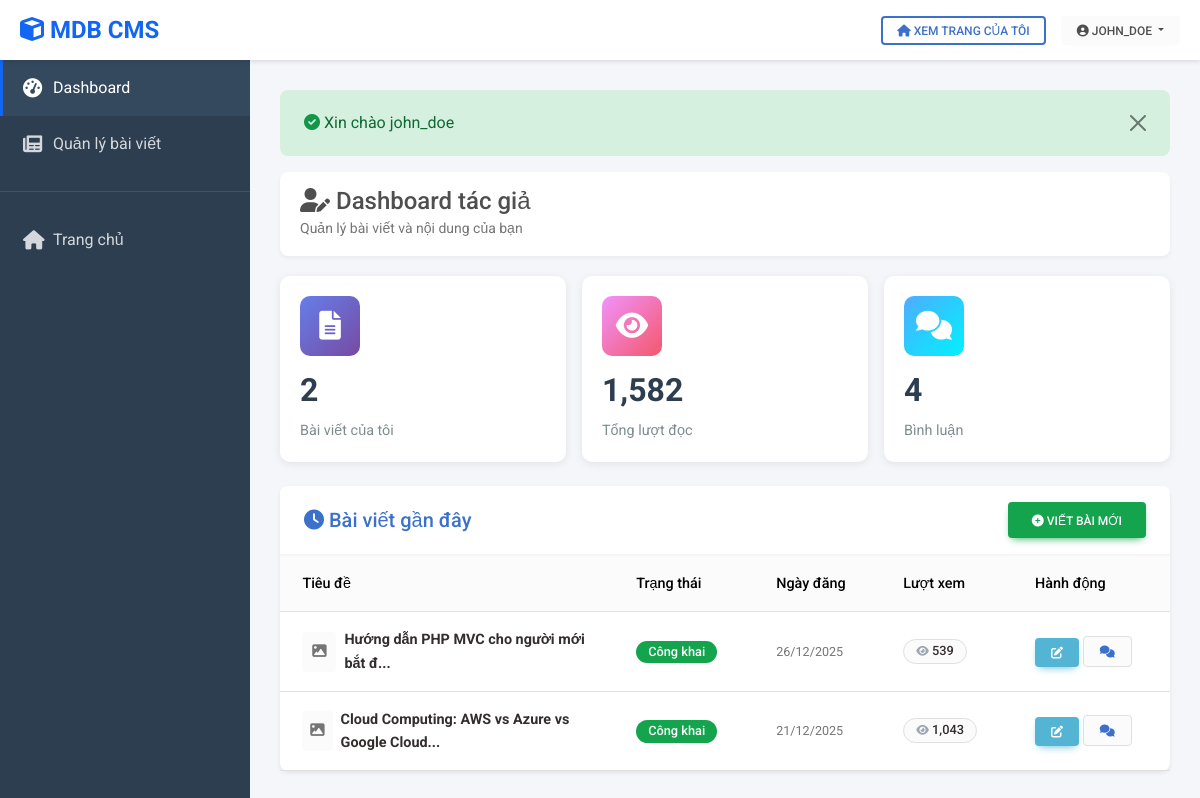
The app's page /dashboard.php (signed in) with its own data.
### tables this page shows
CREATE TABLE posts (
  id INT AUTO_INCREMENT PRIMARY KEY,
  category_id INT DEFAULT NULL,
  title VARCHAR(255) NOT NULL,
  slug VARCHAR(255) NOT NULL,
  image VARCHAR(255) DEFAULT NULL,
  content TEXT NOT NULL,
  excerpt VARCHAR(500) DEFAULT NULL,
  author INT NOT NULL,
  date DATETIME DEFAULT CURRENT_TIMESTAMP,
  views INT DEFAULT 0,
  status VARCHAR(20) NOT NULL DEFAULT 'publish',
  created_at DATETIME DEFAULT CURRENT_TIMESTAMP,
  updated_at DATETIME DEFAULT CURRENT_TIMESTAMP ON UPDATE CURRENT_TIMESTAMP,
  
  FOREIGN KEY (author) REFERENCES users(id) ON DELETE CASCADE,
  FOREIGN KEY (category_id) REFERENCES categories(id) ON DELETE SET NULL,
  
  INDEX idx_author (author),
  INDEX idx_category (category_id),
  INDEX idx_date (date),
  INDEX idx_status (status),
  INDEX idx_slug (slug),
  FULLTEXT INDEX idx_search (title, content)
);

### support/View.php (called while the page is built, shortened)
<?php
class View
{
    public static function renderAdmin($template, $data = [])
    {
        $viewPath = __DIR__ . '/../views/' . $template . '.php';
        extract($data);
        require __DIR__ . '/../views/layout/admin_header.php';
        require $viewPath;
        require __DIR__ . '/../views/layout/admin_footer.php';
    }
}

### controllers/BaseController.php (called while the page is built, shortened)
<?php
abstract class BaseController
{
    public function __construct($pdo)
    {
        $this->pdo = $pdo;
    }
    protected function renderAdmin($template, $data = [])
    {
        View::renderAdmin($template, $data);
    }
}

### public/dashboard.php (called while the page is built, shortened)
<?php
require __DIR__ . '/../config/app.php';
$controller = new DashboardController($pdo);
$controller->index();

### support/Auth.php (called while the page is built, shortened)
<?php
class Auth
{
    public static function user()
    {
        return $_SESSION['user'] ?? null;
    }
}

### views/dashboard/user.php (the view, shortened to what this page needs)
<div class="admin-breadcrumb">
    <h4 class="mb-0"><i class="fas fa-user-edit"></i> Dashboard tác giả</h4>
    <small class="text-muted">Quản lý bài viết và nội dung của bạn</small>
</div>
<div class="row g-3 mb-4">
    <div class="col-md-4">
        <div class="stat-card blue">
            <div class="icon">
                <i class="fas fa-file-alt"></i>
            </div>
            <h3><?php echo number_format($stats['my_posts_count']); ?></h3>
            <p>Bài viết của tôi</p>
        </div>
    </div>
    <div class="col-md-4">
        <div class="stat-card green">
            <div class="icon">
                <i class="fas fa-eye"></i>
            </div>
            <h3><?php echo number_format($stats['my_total_views']); ?></h3>
            <p>Tổng lượt đọc</p>
        </div>
    </div>
    <div class="col-md-4">
        <div class="stat-card orange">
            <div class="icon">
                <i class="fas fa-comments"></i>
            </div>
            <h3><?php echo number_format($stats['my_comments_count']); ?></h3>
            <p>Bình luận</p>
        </div>
    </div>
</div>
<div class="row g-3">
    <div class="col-lg-12">
        <div class="card shadow-sm">
            <div class="card-header bg-white py-3 d-flex justify-content-between align-items-center">
                <h5 class="mb-0 text-primary"><i class="fas fa-clock"></i> Bài viết gần đây</h5>
                <a href="posts_add.php" class="btn btn-success">
                    <i class="fas fa-plus-circle"></i> Viết bài mới
                </a>
            </div>
            <div class="card-body p-0">
                <div class="table-responsive">
                    <table class="table table-hover mb-0 align-middle">
                        <thead class="table-light">
                            <tr>
                                <th>Tiêu đề</th>
                                <th>Trạng thái</th>
                                <th>Ngày đăng</th>
                                <th>Lượt xem</th>
                                <th>Hành động</th>
                            </tr>
                        </thead>
                        <tbody>
                            <?php if (!empty($stats['recent_posts'])): ?>
                                <?php foreach ($stats['recent_posts'] as $post): ?>
                                    <tr>
                                        <td style="max-width: 300px;">
                                            <div class="d-flex align-items-center">
                                                <?php if (!empty($post['image'])): ?>
                                                    <img src="<?php echo htmlspecialchars($post['image']); ?>" alt=""
                                                        class="rounded me-2" style="width: 40px; height: 40px; object-fit: cover;">
                                                <?php else: ?>
                                                    <div class="rounded me-2 bg-light d-flex align-items-center justify-content-center"
                                                        style="width: 40px; height: 40px;">
                                                        <i class="fas fa-image text-muted"></i>
                                                    </div>
                                                <?php endif; ?>
                                                <div>
                                                    <a href="posts_edit.php?id=<?php echo $post['id']; ?>"
                                                        class="fw-bold text-dark text-decoration-none">
                                                        <?php echo htmlspecialchars(substr($post['title'], 0, 50)); ?>...
                                                    </a>
                                                </div>
                                            </div>
                                        </td>
                                        <td>
                                            <?php if (($post['status'] ?? 'publish') === 'publish'): ?>
                                                <span class="badge bg-success">Công khai</span>
                                            <?php else: ?>
                                                <span class="badge bg-secondary">Riêng tư</span>
                                            <?php endif; ?>
                                        </td>
                                        <td>
                                            <small
                                                class="text-muted"><?php echo date('d/m/Y', strtotime($post['date'])); ?></small>
                                        </td>
                                        <td>
                                            <span class="badge bg-light text-dark border">
                                                <i class="fas fa-eye small text-secondary"></i>
                                                <?php echo number_format($post['views']); ?>
                                            </span>
                                        </td>
                                        <td>
                                            <a href="posts_edit.php?id=<?php echo $post['id']; ?>"
                                                class="btn btn-sm btn-info text-white" title="Sửa">
                                                <i class="fas fa-edit"></i>
                                            </a>
                                            <a href="post_comments.php?id=<?php echo $post['id']; ?>"
                                                class="btn btn-sm btn-light border" title="Xem bình luận">
                                                <i class="fas fa-comments text-primary"></i>
                                            </a>
                                        </td>
                                    </tr>
                                <?php endforeach; ?>
                            <?php endif; ?>
                        </tbody>
                    </table>
                </div>
            </div>
        </div>
    </div>
</div>

### views/layout/admin_header.php (style rules this page uses)
:root { --sidebar-width: 250px; --header-height: 60px; --primary-color: #1266f1; --sidebar-bg: #2c3e50; --sidebar-hover: #34495e; }
body { background: #f4f6f9; }
.admin-breadcrumb { background: white; padding: 15px 20px; border-radius: 8px; margin-bottom: 20px; box-shadow: 0 2px 4px rgba(0, 0, 0, 0.05); }
.stat-card { background: white; border-radius: 10px; padding: 20px; box-shadow: 0 2px 8px rgba(0, 0, 0, 0.08); transition: transform 0.3s, box-shadow 0.3s; }
.stat-card .icon { width: 60px; height: 60px; border-radius: 10px; display: flex; align-items: center; justify-content: center; font-size: 1.8rem; margin-bottom: 15px; }
.stat-card.blue .icon { background: linear-gradient(135deg, #667eea 0%, #764ba2 100%); color: white; }
.stat-card.green .icon { background: linear-gradient(135deg, #f093fb 0%, #f5576c 100%); color: white; }
.stat-card.orange .icon { background: linear-gradient(135deg, #4facfe 0%, #00f2fe 100%); color: white; }
.stat-card h3 { font-size: 2rem; font-weight: bold; margin: 10px 0; color: #2c3e50; }
.stat-card p { color: #7f8c8d; margin: 0; font-size: 0.9rem; }
.badge { padding: 5px 12px; border-radius: 20px; font-size: 0.8rem; font-weight: 500; }

### records on screen
posts: title "Hướng dẫn PHP MVC cho người mới bắt đ", status "Công khai", date "26/12/2025", views "539"
posts: title "Cloud Computing: AWS vs Azure vs Google Cloud", status "Công khai", date "21/12/2025", views "1,043"

### other values on screen
$currentUser['username'] "JOHN_DOE"
$flash['message'] "Xin chào john_doe"
$stats['my_posts_count'] "2"
$stats['my_total_views'] "1,582"
$stats['my_comments_count'] "4"
